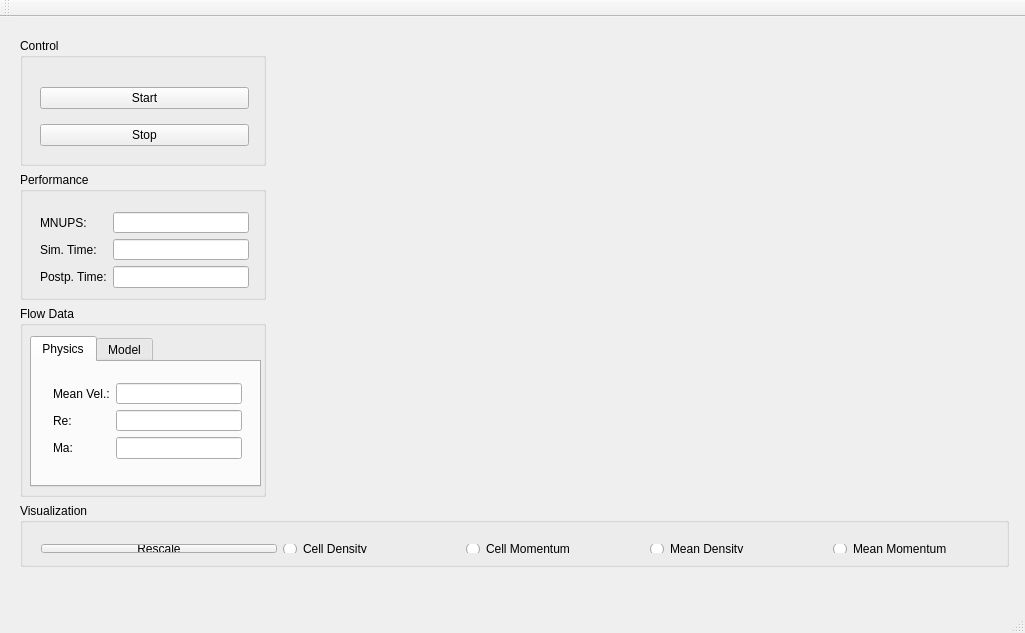
<?xml version="1.0" encoding="UTF-8"?>
<ui version="4.0">
 <class>KarmanView</class>
 <widget class="QMainWindow" name="KarmanView">
  <property name="geometry">
   <rect>
    <x>0</x>
    <y>0</y>
    <width>1025</width>
    <height>633</height>
   </rect>
  </property>
  <property name="windowTitle">
   <string>KarmanView</string>
  </property>
  <widget class="QWidget" name="centralWidget">
   <widget class="QWidget" name="gridLayoutWidget_2">
    <property name="geometry">
     <rect>
      <x>9</x>
      <y>10</y>
      <width>1011</width>
      <height>551</height>
     </rect>
    </property>
    <layout class="QGridLayout" name="mainGridLayout" rowstretch="2,2,3,1" columnstretch="1,3">
     <item row="2" column="0">
      <widget class="QGroupBox" name="flowGroupBox">
       <property name="title">
        <string>Flow Data</string>
       </property>
       <widget class="QTabWidget" name="flowTabWidget">
        <property name="geometry">
         <rect>
          <x>10</x>
          <y>30</y>
          <width>231</width>
          <height>151</height>
         </rect>
        </property>
        <property name="currentIndex">
         <number>0</number>
        </property>
        <widget class="QWidget" name="physicsTab">
         <attribute name="title">
          <string>Physics</string>
         </attribute>
         <widget class="QWidget" name="formLayoutWidget_2">
          <property name="geometry">
           <rect>
            <x>10</x>
            <y>10</y>
            <width>211</width>
            <height>98</height>
           </rect>
          </property>
          <layout class="QFormLayout" name="physicsFormLayout">
           <item row="0" column="0">
            <widget class="QLabel" name="velLabel">
             <property name="text">
              <string>Mean Vel.:</string>
             </property>
            </widget>
           </item>
           <item row="0" column="1">
            <widget class="QLineEdit" name="velLineEdit"/>
           </item>
           <item row="1" column="0">
            <widget class="QLabel" name="reLabel">
             <property name="text">
              <string>Re:</string>
             </property>
            </widget>
           </item>
           <item row="1" column="1">
            <widget class="QLineEdit" name="reLineEdit"/>
           </item>
           <item row="2" column="0">
            <widget class="QLabel" name="maLabel">
             <property name="text">
              <string>Ma:</string>
             </property>
            </widget>
           </item>
           <item row="2" column="1">
            <widget class="QLineEdit" name="maLineEdit"/>
           </item>
          </layout>
         </widget>
        </widget>
        <widget class="QWidget" name="modelTab">
         <attribute name="title">
          <string>Model</string>
         </attribute>
         <widget class="QWidget" name="formLayoutWidget_3">
          <property name="geometry">
           <rect>
            <x>10</x>
            <y>10</y>
            <width>211</width>
            <height>64</height>
           </rect>
          </property>
          <layout class="QFormLayout" name="modelFormLayout">
           <item row="0" column="0">
            <widget class="QLabel" name="numCellsLabel">
             <property name="text">
              <string>Cells:</string>
             </property>
            </widget>
           </item>
           <item row="0" column="1">
            <widget class="QLineEdit" name="numCellsLineEdit"/>
           </item>
           <item row="1" column="0">
            <widget class="QLabel" name="numParticlesLabel">
             <property name="text">
              <string>Particles:</string>
             </property>
            </widget>
           </item>
           <item row="1" column="1">
            <widget class="QLineEdit" name="numParticlesLineEdit"/>
           </item>
          </layout>
         </widget>
        </widget>
       </widget>
      </widget>
     </item>
     <item row="0" column="1" rowspan="3">
      <widget class="QVTKWidget" name="qvtkWidget"/>
     </item>
     <item row="1" column="0">
      <widget class="QGroupBox" name="perfGroupBox">
       <property name="title">
        <string>Performance</string>
       </property>
       <widget class="QWidget" name="formLayoutWidget">
        <property name="geometry">
         <rect>
          <x>9</x>
          <y>29</y>
          <width>231</width>
          <height>98</height>
         </rect>
        </property>
        <layout class="QFormLayout" name="perfFormLayout">
         <item row="0" column="0">
          <widget class="QLabel" name="mnupsLabel">
           <property name="text">
            <string>MNUPS:</string>
           </property>
          </widget>
         </item>
         <item row="0" column="1">
          <widget class="QLineEdit" name="mnupsLineEdit"/>
         </item>
         <item row="1" column="0">
          <widget class="QLabel" name="simTimeLabel">
           <property name="text">
            <string>Sim. Time:</string>
           </property>
          </widget>
         </item>
         <item row="1" column="1">
          <widget class="QLineEdit" name="simTimeLineEdit"/>
         </item>
         <item row="2" column="0">
          <widget class="QLabel" name="ppTimeLabel">
           <property name="text">
            <string>Postp. Time:</string>
           </property>
          </widget>
         </item>
         <item row="2" column="1">
          <widget class="QLineEdit" name="ppTimeLineEdit"/>
         </item>
        </layout>
       </widget>
      </widget>
     </item>
     <item row="0" column="0">
      <widget class="QGroupBox" name="controlGroupBox">
       <property name="title">
        <string>Control</string>
       </property>
       <widget class="QWidget" name="gridLayoutWidget">
        <property name="geometry">
         <rect>
          <x>9</x>
          <y>29</y>
          <width>231</width>
          <height>101</height>
         </rect>
        </property>
        <layout class="QGridLayout" name="controlGridLayout">
         <item row="1" column="1">
          <widget class="QPushButton" name="stopButton">
           <property name="text">
            <string>Stop</string>
           </property>
          </widget>
         </item>
         <item row="0" column="1">
          <widget class="QPushButton" name="startButton">
           <property name="text">
            <string>Start</string>
           </property>
          </widget>
         </item>
        </layout>
       </widget>
      </widget>
     </item>
     <item row="3" column="0" colspan="2">
      <widget class="QGroupBox" name="visGroupBox">
       <property name="title">
        <string>Visualization</string>
       </property>
       <widget class="QWidget" name="gridLayoutWidget_3">
        <property name="geometry">
         <rect>
          <x>10</x>
          <y>30</y>
          <width>991</width>
          <height>31</height>
         </rect>
        </property>
        <layout class="QGridLayout" name="visGridLayout" columnstretch="4,3,3,3,3">
         <item row="0" column="0">
          <widget class="QPushButton" name="rescaleButton">
           <property name="text">
            <string>Rescale</string>
           </property>
          </widget>
         </item>
         <item row="0" column="2">
          <widget class="QRadioButton" name="cellMomentumRadioButton">
           <property name="text">
            <string>Cell Momentum</string>
           </property>
          </widget>
         </item>
         <item row="0" column="1">
          <widget class="QRadioButton" name="cellDensityRadioButton">
           <property name="text">
            <string>Cell Density</string>
           </property>
          </widget>
         </item>
         <item row="0" column="3">
          <widget class="QRadioButton" name="meanDensityRadioButton">
           <property name="text">
            <string>Mean Density</string>
           </property>
          </widget>
         </item>
         <item row="0" column="4">
          <widget class="QRadioButton" name="meanMomentumRadioButton">
           <property name="text">
            <string>Mean Momentum</string>
           </property>
          </widget>
         </item>
        </layout>
       </widget>
      </widget>
     </item>
    </layout>
   </widget>
  </widget>
  <widget class="QMenuBar" name="menuBar">
   <property name="geometry">
    <rect>
     <x>0</x>
     <y>0</y>
     <width>1025</width>
     <height>25</height>
    </rect>
   </property>
  </widget>
  <widget class="QToolBar" name="mainToolBar">
   <attribute name="toolBarArea">
    <enum>TopToolBarArea</enum>
   </attribute>
   <attribute name="toolBarBreak">
    <bool>false</bool>
   </attribute>
  </widget>
  <widget class="QStatusBar" name="statusBar"/>
 </widget>
 <layoutdefault spacing="6" margin="11"/>
 <customwidgets>
  <customwidget>
   <class>QVTKWidget</class>
   <extends>QWidget</extends>
   <header>QVTKWidget.h</header>
  </customwidget>
 </customwidgets>
 <resources/>
 <connections/>
</ui>
